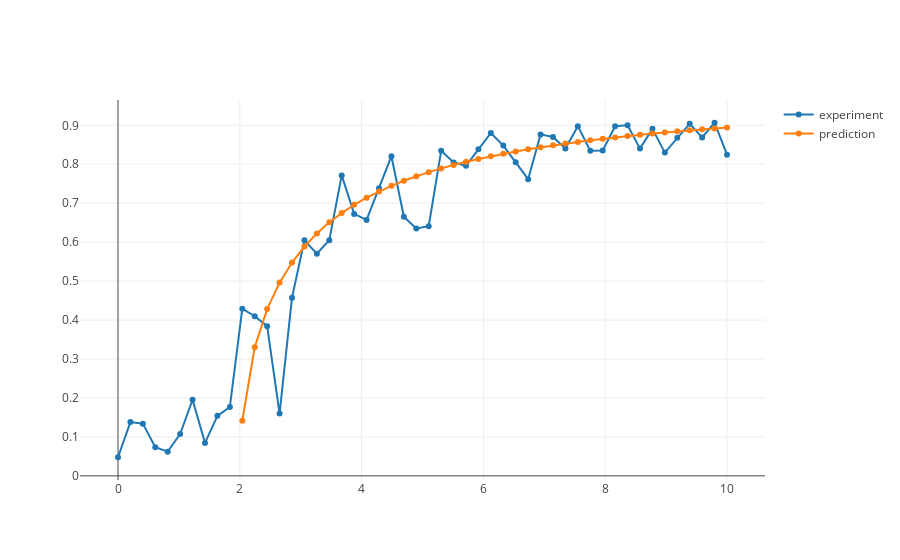

The notebook cell saved with this chart:
### Code cell
layout = go.Layout(
    title='Order parameter',
    xaxis=dict(title='K'),
    yaxis=dict(title='r(K)'),
)

py.iplot([
    go.Scatter(x=K, y=r, mode='lines+markers', name='experiment'),
    go.Scatter(x=K, y=np.sqrt(1-2/K), mode='lines+markers', name='prediction'),
])
